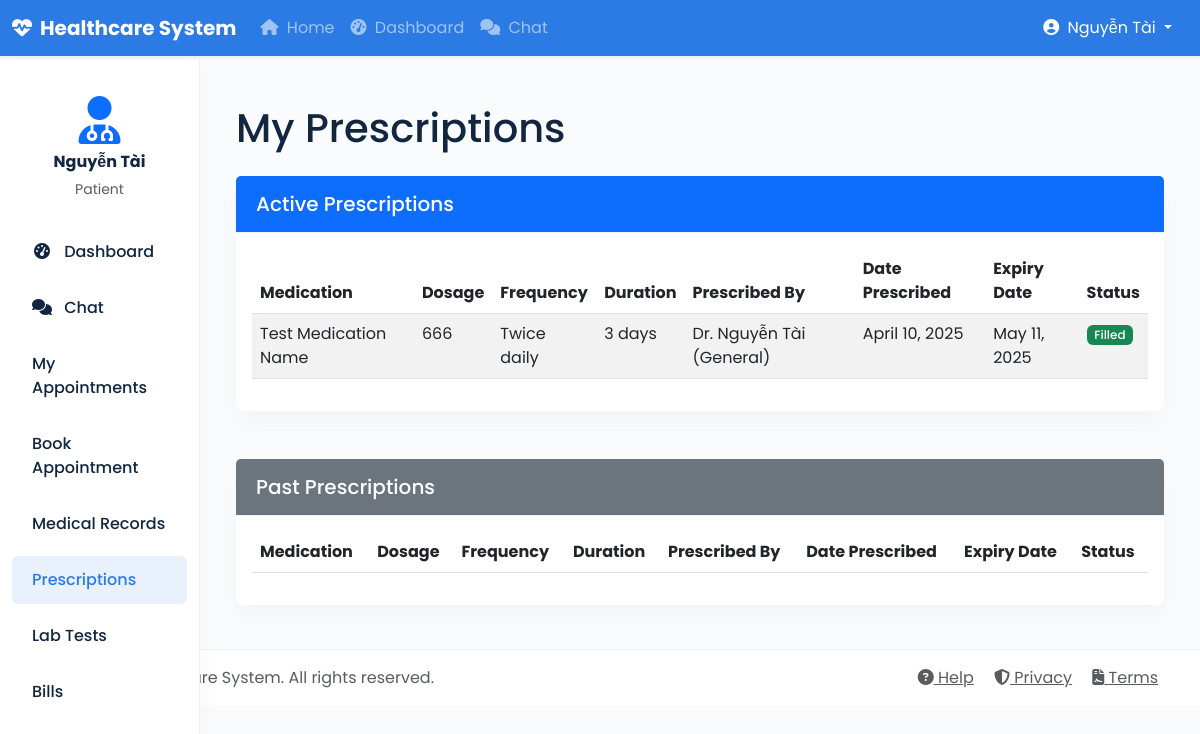
Screenshot of /patient/prescriptions/ (signed in) with the database file from the repository.
### core/models.py (models this page shows, shortened)
class User(AbstractUser):
    USER_TYPE_CHOICES = (
        ('patient', 'Patient'),
        ('doctor', 'Doctor'),
        ('nurse', 'Nurse'),
        ('admin', 'Administrator'),
        ('pharmacist', 'Pharmacist'),
        ('insurance', 'Insurance Provider'),
        ('lab_tech', 'Lab Technician'),
    )
    user_type = models.CharField(max_length=20, choices=USER_TYPE_CHOICES)
    phone_number = models.CharField(max_length=15, blank=True, null=True)
    address = models.TextField(blank=True, null=True)
    date_of_birth = models.DateField(blank=True, null=True)

class Prescription(models.Model):
    STATUS_CHOICES = (
        ('active', 'Active'),
        ('filled', 'Filled'),
        ('expired', 'Expired'),
        ('cancelled', 'Cancelled'),
    )
    patient = models.ForeignKey(Patient, on_delete=models.CASCADE, related_name='prescriptions')
    doctor = models.ForeignKey(Doctor, on_delete=models.CASCADE, related_name='prescriptions')
    medication_name = models.CharField(max_length=100)
    dosage = models.CharField(max_length=50)
    frequency = models.CharField(max_length=50)
    duration = models.CharField(max_length=50)
    notes = models.TextField(blank=True, null=True)
    status = models.CharField(max_length=20, choices=STATUS_CHOICES, default='active')
    date_prescribed = models.DateField(auto_now_add=True)
    expiry_date = models.DateField()

class Doctor(models.Model):
    user = models.OneToOneField(User, on_delete=models.CASCADE, related_name='doctor_profile')
    specialization = models.CharField(max_length=100)
    license_number = models.CharField(max_length=50)
    consultation_fee = models.DecimalField(max_digits=10, decimal_places=2, default=0)
    available_days = models.CharField(max_length=100, blank=True, null=True)  # e.g., "Mon,Tue,Wed"
    available_hours = models.CharField(max_length=100, blank=True, null=True)  # e.g., "09:00-17:00"
    def __str__(self):
        return f"Dr. {self.user.get_full_name()} ({self.specialization})"

### core/views.py (the view)
# urls.py: path('patient/prescriptions/', views.patient_prescriptions, name='patient_prescriptions'),
@login_required
def patient_prescriptions(request):
    if request.user.user_type != 'patient':
        messages.error(request, 'Access denied')
        return redirect('core:dashboard')
    patient = Patient.objects.get(user=request.user)
    prescriptions = Prescription.objects.filter(patient=patient).order_by('-date_prescribed')
    return render(request, 'core/patient/prescriptions.html', {'prescriptions': prescriptions})

### core/templates/core/patient/prescriptions.html (shortened to what this page needs)
{% extends 'core/base.html' %}
{% block content %}
<div class="container">
    <h1 class="mb-4">My Prescriptions</h1>
    {% if prescriptions %}
    <div class="row">
        <div class="col-md-12 mb-4">
            <div class="card">
                <div class="card-header bg-primary text-white">
                    <h5 class="mb-0">Active Prescriptions</h5>
                </div>
                <div class="card-body">
                    <div class="table-responsive">
                        <table class="table table-striped">
                            <thead>
                                <tr>
                                    <th>Medication</th>
                                    <th>Dosage</th>
                                    <th>Frequency</th>
                                    <th>Duration</th>
                                    <th>Prescribed By</th>
                                    <th>Date Prescribed</th>
                                    <th>Expiry Date</th>
                                    <th>Status</th>
                                </tr>
                            </thead>
                            <tbody>
                                {% for prescription in prescriptions %}
                                {% if prescription.status == 'active' or prescription.status == 'filled' %}
                                <tr>
                                    <td>{{ prescription.medication_name }}</td>
                                    <td>{{ prescription.dosage }}</td>
                                    <td>{{ prescription.frequency }}</td>
                                    <td>{{ prescription.duration }}</td>
                                    <td>{{ prescription.doctor }}</td>
                                    <td>{{ prescription.date_prescribed }}</td>
                                    <td>{{ prescription.expiry_date }}</td>
                                    <td>
                                        {% if prescription.status == 'active' %}
                                        <span class="badge bg-primary">{{ prescription.get_status_display }}</span>
                                        {% elif prescription.status == 'filled' %}
                                        <span class="badge bg-success">{{ prescription.get_status_display }}</span>
                                        {% endif %}
                                    </td>
                                </tr>
                                {% endif %}
                                {% endfor %}
                            </tbody>
                        </table>
                    </div>
                </div>
            </div>
        </div>
        <div class="col-md-12">
            <div class="card">
                <div class="card-header bg-secondary text-white">
                    <h5 class="mb-0">Past Prescriptions</h5>
                </div>
                <div class="card-body">
                    <div class="table-responsive">
                        <table class="table table-striped">
                            <thead>
                                <tr>
                                    <th>Medication</th>
                                    <th>Dosage</th>
                                    <th>Frequency</th>
                                    <th>Duration</th>
                                    <th>Prescribed By</th>
                                    <th>Date Prescribed</th>
                                    <th>Expiry Date</th>
                                    <th>Status</th>
                                </tr>
                            </thead>
                        </table>
                    </div>
                </div>
            </div>
        </div>
    </div>
    {% else %}
    <div class="alert alert-info">
        <p>You don't have any prescriptions yet.</p>
    </div>
    {% endif %}
</div>
{% endblock %}

### core/templates/core/base.html (shortened to what this page needs)
<!DOCTYPE html>
<html lang="en">
<head>
    <link href="https://cdn.jsdelivr.net/npm/bootstrap@5.3.0-alpha1/dist/css/bootstrap.min.css" rel="stylesheet">
    <link rel="stylesheet" href="https://cdnjs.cloudflare.com/ajax/libs/font-awesome/6.4.0/css/all.min.css">
</head>
<body>
    <nav class="navbar navbar-expand-md navbar-dark bg-primary fixed-top">
        <div class="container-fluid">
            <a class="navbar-brand fw-bold" href="{% url 'core:home' %}">
                <i class="fas fa-heartbeat me-2"></i>Healthcare System
            </a>
            <div class="collapse navbar-collapse" id="navbarCollapse">
                <ul class="navbar-nav me-auto mb-2 mb-md-0">
                    <li class="nav-item">
                        <a class="nav-link" href="{% url 'core:home' %}">
                            <i class="fas fa-home me-1"></i> Home
                        </a>
                    </li>
                    {% if user.is_authenticated %}
                    <li class="nav-item">
                        <a class="nav-link" href="{% url 'core:dashboard' %}">
                            <i class="fas fa-tachometer-alt me-1"></i> Dashboard
                        </a>
                    </li>
                    <li class="nav-item">
                        <a class="nav-link" href="{% url 'chat:home' %}">
                            <i class="fas fa-comments me-1"></i> Chat
                        </a>
                    </li>
                    {% endif %}
                </ul>
                <div class="d-flex align-items-center">
                    {% if user.is_authenticated %}
                    <div class="dropdown me-3">
                        <a class="text-white dropdown-toggle text-decoration-none" href="#" role="button" id="userDropdown" data-bs-toggle="dropdown" aria-expanded="false">
                            <i class="fas fa-user-circle me-1"></i>
                            <span>{{ user.get_full_name|default:user.username }}</span>
                        </a>
                    </div>
                    {% endif %}
                </div>
            </div>
        </div>
    </nav>
    <div class="container-fluid">
        <div class="row">
            {% if user.is_authenticated %}
            <nav id="sidebar" class="col-md-3 col-lg-2 d-md-block sidebar collapse">
                <div class="position-sticky pt-3">
                    <div class="px-3 mb-4">
                        <div class="text-center">
                            <i class="fas fa-user-md fa-3x text-primary mb-2"></i>
                            <h6 class="fw-bold">{{ user.get_full_name|default:user.username }}</h6>
                            <p class="small text-muted mb-0">{{ user.get_user_type_display }}</p>
                        </div>
                    </div>
                    <ul class="nav flex-column">
                        {% block sidebar %}
                        <li class="nav-item">
                            <a class="nav-link" href="{% url 'core:dashboard' %}">
                                <i class="fas fa-tachometer-alt"></i> Dashboard
                            </a>
                        </li>
                        <li class="nav-item">
                            <a class="nav-link" href="{% url 'chat:home' %}">
                                <i class="fas fa-comments"></i> Chat
                            </a>
                        </li>
                        {% if user.user_type == 'patient' %}
                        <li class="nav-item">
                            <a class="nav-link" href="{% url 'core:patient_appointments' %}">
                                My Appointments
                            </a>
                        </li>
                        <li class="nav-item">
                            <a class="nav-link" href="{% url 'core:book_appointment' %}">
                                Book Appointment
                            </a>
                        </li>
                        <li class="nav-item">
                            <a class="nav-link" href="{% url 'core:patient_medical_records' %}">
                                Medical Records
                            </a>
                        </li>
                        <li class="nav-item">
                            <a class="nav-link" href="{% url 'core:patient_prescriptions' %}">
                                Prescriptions
                            </a>
                        </li>
                        <li class="nav-item">
                            <a class="nav-link" href="{% url 'core:patient_lab_tests' %}">
                                Lab Tests
                            </a>
                        </li>
                        <li class="nav-item">
                            <a class="nav-link" href="{% url 'core:patient_bills' %}">
                                Bills
                            </a>
                        </li>
                        {% elif user.user_type == 'pharmacist' %}
                        <li class="nav-item">
                            <a class="nav-link" href="{% url 'core:pharmacist_prescriptions' %}">
                                Prescriptions
                            </a>
                        </li>
                        {% elif user.user_type == 'lab_tech' %}
                        <li class="nav-item">
                            <a class="nav-link" href="{% url 'core:lab_tests' %}">
                                Lab Tests
                            </a>
                        </li>
                        {% elif user.user_type == 'insurance' %}
                        <li class="nav-item">
                            <a class="nav-link" href="{% url 'core:insurance_claims' %}">
                                Insurance Claims
                            </a>
                        </li>
                        {% endif %}
                        {% endblock %}
                    </ul>
                </div>
            </nav>
            <main class="col-md-9 ms-sm-auto col-lg-10 px-md-4 main-content">
            {% else %}
            <main class="col-12 px-4">
            {% endif %}
                <div class="mt-4">
                    {% block content %}{% endblock %}
                </div>
            </main>
        </div>
    </div>
    <footer class="footer mt-auto py-3 bg-light">
        <div class="container">
            <div class="row align-items-center">
                <div class="col-md-6">
                    <span class="text-muted">
                        © 2023 Healthcare System. All rights reserved.
                    </span>
                </div>
                <div class="col-md-6 text-md-end">
                    <a href="#" class="text-muted me-3"><i class="fas fa-question-circle"></i> Help</a>
                    <a href="#" class="text-muted me-3"><i class="fas fa-shield-alt"></i> Privacy</a>
                    <a href="#" class="text-muted"><i class="fas fa-file-contract"></i> Terms</a>
                </div>
            </div>
        </div>
    </footer>
</body>
</html>

### core/templates/core/base.html (style rules this page uses)
:root { --primary: #2c7be5; --primary-light: rgba(44, 123, 229, 0.1); --success: #00d97e; --success-light: rgba(0, 217, 126, 0.1); --danger: #e63757; --danger-light: rgba(230, 55, 87, 0.1); --warning: #f6c343; --warning-light: rgba(246, 195, 67, 0.1); --info: #39afd1; --info-light: rgba(57, 175, 209, 0.1); --light-bg: #f9fbfd; --dark-text: #12263f; --muted-text: #95aac9; --border-color: #edf2f9; --card-shadow: 0 0.75rem 1.5rem rgba(18, 38, 63, 0.03); }
body { padding-top: 60px; padding-bottom: 40px; font-family: 'Poppins', sans-serif; background-color: var(--light-bg); color: var(--dark-text); }
.navbar { box-shadow: 0 0.125rem 0.25rem rgba(18, 38, 63, 0.075); }
.navbar-dark { background-color: var(--primary) !important; }
.sidebar { position: fixed; top: 60px; bottom: 0; left: 0; z-index: 100; padding: 20px 0; overflow-x: hidden; overflow-y: auto; background-color: white; border-right: 1px solid var(--border-color); box-shadow: var(--card-shadow); }
.sidebar .nav-link { font-weight: 500; color: var(--dark-text); padding: 0.75rem 1.25rem; border-radius: 0.375rem; margin: 0.25rem 0.75rem; transition: all 0.2s ease; }
.sidebar .nav-link.active { background-color: var(--primary-light); color: var(--primary); }
.sidebar .nav-link i { margin-right: 0.5rem; width: 1.25rem; text-align: center; }
.main-content { margin-left: 240px; padding: 20px; }
.card { border: none; border-radius: 0.5rem; box-shadow: var(--card-shadow); margin-bottom: 1.5rem; }
.card-header { background-color: white; border-bottom: 1px solid var(--border-color); padding: 1rem 1.25rem; }
.badge { font-weight: 500; padding: 0.35em 0.65em; }
.footer { background-color: white !important; border-top: 1px solid var(--border-color); color: var(--muted-text); }

### rows the page displays
User: get_full_name "Nguyễn Tài", user_type "Patient"
Prescription: medication_name "Test Medication Name", dosage "666", frequency "Twice daily", duration "3 days", doctor "Dr. Nguyễn Tài (General)", date_prescribed "April 10, 2025", expiry_date "May 11, 2025", status "Filled"
